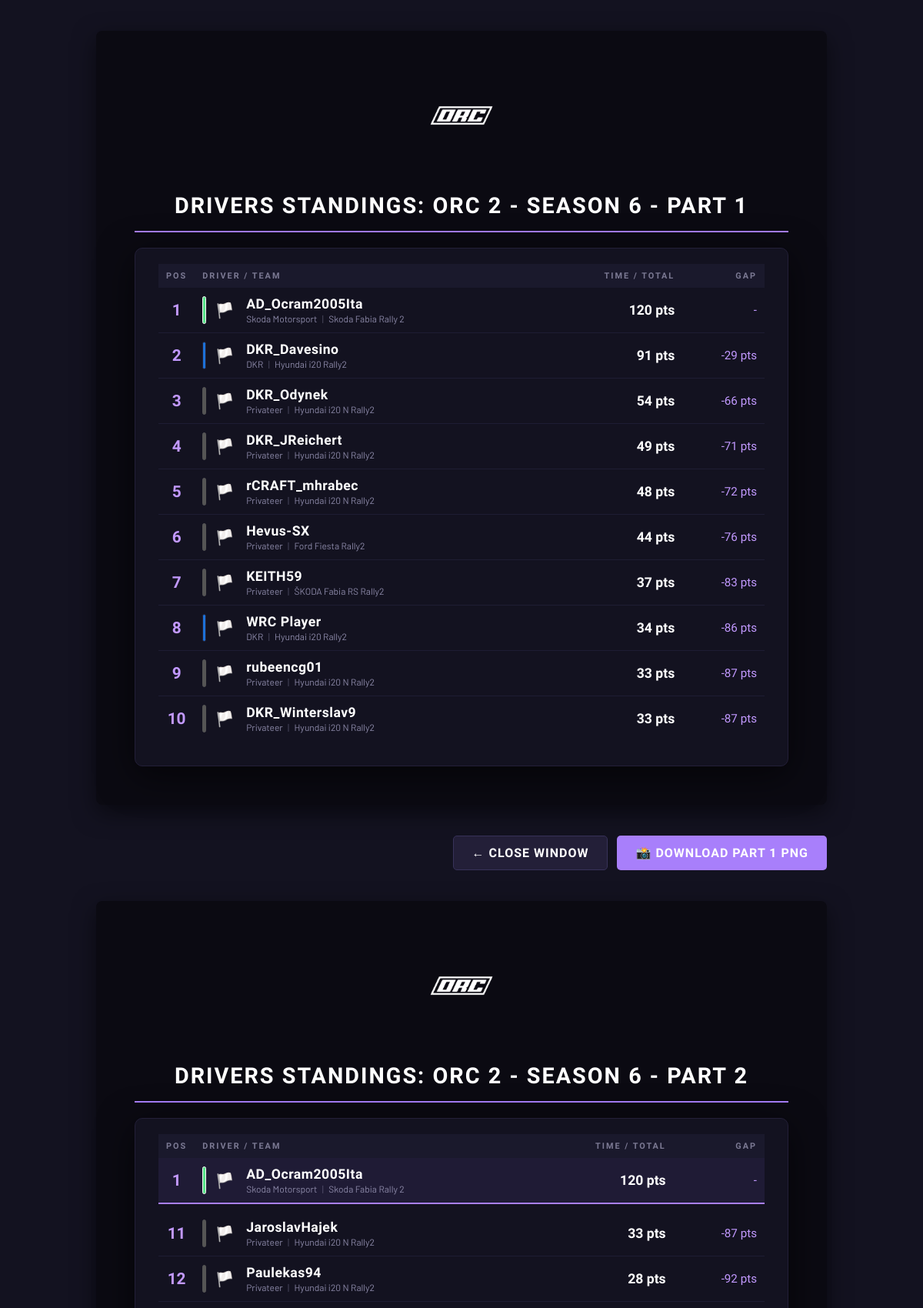
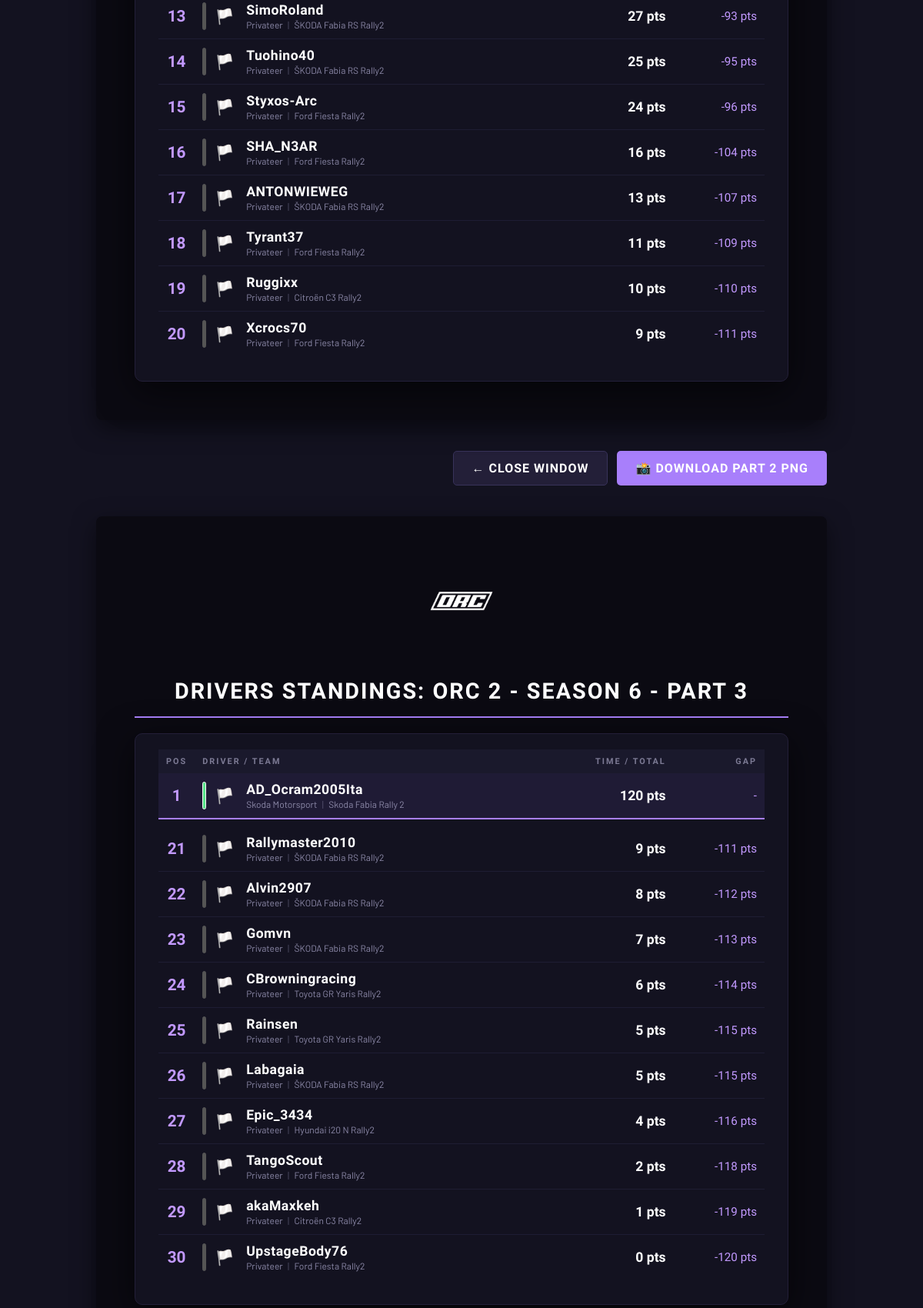
The page /c/1/render/championship (upper part) on the database its author committed (2 pictures, top to bottom).
### tables this page shows
CREATE TABLE drivers (
        id INTEGER PRIMARY KEY AUTOINCREMENT,
        champ_id INTEGER NOT NULL,
        discord_name TEXT NOT NULL,
        ea_nickname TEXT NOT NULL,
        team_id INTEGER,
        nationality TEXT DEFAULT '🏳️',
        number INTEGER,
        platform TEXT, car TEXT DEFAULT '',
        FOREIGN KEY (champ_id) REFERENCES championships (id) ON DELETE CASCADE,
        FOREIGN KEY (team_id) REFERENCES teams (id) ON DELETE SET NULL
    );

CREATE TABLE teams (
        id INTEGER PRIMARY KEY AUTOINCREMENT,
        champ_id INTEGER NOT NULL,
        name TEXT NOT NULL,
        car TEXT NOT NULL,
        color_hex TEXT DEFAULT '#FFFFFF',
        color_border_hex TEXT DEFAULT '#000000', is_factory INTEGER DEFAULT 0,
        FOREIGN KEY (champ_id) REFERENCES championships (id) ON DELETE CASCADE
    );

### main.py (the view)
@app.get("/c/{champ_id}/render/championship", response_class=HTMLResponse)
def render_championship(request: Request, champ_id: int):
    conn = get_db_connection(); champ = get_champ(conn, champ_id)
    participants_db = conn.execute("SELECT DISTINCT id FROM drivers WHERE champ_id = ?", (champ_id,)).fetchall()
    participant_ids = [row['id'] for row in participants_db]
    driver_points = calculate_driver_points(conn, champ_id)
    drivers_data = conn.execute("""
        SELECT d.id as d_id, d.discord_name, d.nationality, d.car as driver_car, d.team_id, t.name as team_name, t.car as team_car, t.is_factory, t.color_hex, t.color_border_hex
        FROM drivers d LEFT JOIN teams t ON d.team_id = t.id WHERE d.champ_id = ?
    """, (champ_id,)).fetchall()
    results_data = []
    for r in drivers_data:
        if r['d_id'] in participant_ids or r['d_id'] in driver_points:
            w = build_graphic_dict(r, None, 0)
            w['total_points'] = driver_points.get(r['d_id'], 0)
            results_data.append(w)
    results_data.sort(key=lambda x: x['total_points'], reverse=True)
    if results_data:
        leader_pts = results_data[0]['total_points']
        for i, w in enumerate(results_data):
            w['pos'] = i + 1; w['time'] = f"{w['total_points']} pts"
            w['gap'] = "-" if i == 0 else f"-{leader_pts - w['total_points']} pts"
            w['points'] = ""
    conn.close()
    return templates.TemplateResponse(request=request, name="render_table.html", context={
        "request": request, "pages": paginate_results(results_data), "title": f"DRIVERS STANDINGS: {champ['name']}", "show_points": False
    })

### templates/render_table.html (shortened to what this page needs)
<!DOCTYPE html>
<html lang="en">
<head>
</head>
<body>
{% macro render_driver_team(w) %}
    {{ w.team_name if w.team_name else 'Privateer' }} <span style="opacity: 0.5; margin: 0 4px;">|</span> {{ w.display_car }}
{% endmacro %}
{% for page in pages %}
<div class="gfx-page" id="graphic-{{ loop.index }}">
    <div class="logo-container">
        <img src="/assets/ORC_LOGO.png" alt="ORC Logo" style="max-height: 120px; width: auto; object-fit: contain;" onerror="this.style.display='none'">
    </div>
    <div class="gfx-header">
        <h1>{{ title }} - Part {{ loop.index }}</h1>
    </div>
    {% if show_points and loop.first and page|length >= 3 %}
        {% set d1 = page[0] %}
        {% set d2 = page[1] %}
        {% set d3 = page[2] %}
        <div class="podium-container">
            <div class="podium-place p-second">
                {% set dyn_style = 'style="background: linear-gradient(180deg, ' ~ (d2.color_hex if d2.color_hex else '#555') ~ ' 0%, #131220 100%); border-top: 4px solid ' ~ (d2.color_border_hex if d2.color_border_hex else '#333') ~ ';"' %}
                <div class="podium-card-bg" {{ dyn_style | safe }}></div>
                <div class="podium-content">
                    <span class="podium-pos">2</span>
                    <div class="podium-meta">
                        <span class="podium-nat">{{ d2.nationality }}</span>
                    </div>
                    <strong class="podium-name">{{ d2.discord_name }}</strong>
                    <span class="podium-team">{{ render_driver_team(d2) }}</span>
                    <div class="podium-points">
                        <span class="p-pts-lbl">PTS</span>
                        <span class="p-pts-val">{{ get_points_str(d2.points) }}</span>
                    </div>
                </div>
            </div>
            <div class="podium-place p-first">
                {% set dyn_style = 'style="background: linear-gradient(180deg, ' ~ (d1.color_hex if d1.color_hex else '#555') ~ ' 0%, #131220 100%); border-top: 4px solid ' ~ (d1.color_border_hex if d1.color_border_hex else '#333') ~ ';"' %}
                <div class="podium-card-bg" {{ dyn_style | safe }}></div>
                <div class="podium-content">
                    <span class="podium-pos">1</span>
                    <div class="podium-meta">
                        <span class="podium-nat">{{ d1.nationality }}</span>
                    </div>
                    <strong class="podium-name">{{ d1.discord_name }}</strong>
                    <span class="podium-team">{{ render_driver_team(d1) }}</span>
                    <div class="podium-points">
                        <span class="p-pts-lbl">PTS</span>
                        <span class="p-pts-val">{{ get_points_str(d1.points) }}</span>
                    </div>
                </div>
            </div>
            <div class="podium-place p-third">
                {% set dyn_style = 'style="background: linear-gradient(180deg, ' ~ (d3.color_hex if d3.color_hex else '#555') ~ ' 0%, #131220 100%); border-top: 4px solid ' ~ (d3.color_border_hex if d3.color_border_hex else '#333') ~ ';"' %}
                <div class="podium-card-bg" {{ dyn_style | safe }}></div>
                <div class="podium-content">
                    <span class="podium-pos">3</span>
                    <div class="podium-meta">
                        <span class="podium-nat">{{ d3.nationality }}</span>
                    </div>
                    <strong class="podium-name">{{ d3.discord_name }}</strong>
                    <span class="podium-team">{{ render_driver_team(d3) }}</span>
                    <div class="podium-points">
                        <span class="p-pts-lbl">PTS</span>
                        <span class="p-pts-val">{{ get_points_str(d3.points) }}</span>
                    </div>
                </div>
            </div>
        </div>
        {% set table_rows = page[3:] %}
    {% else %}
        {% set table_rows = page %}
    {% endif %}
    {% if table_rows or not loop.first %}
    <div class="gfx-table-container">
        <table class="gfx-table">
            <thead>
                <tr>
                    <th>Pos</th>
                    <th>Driver / Team</th>
                    <th style="text-align:right">Time / Total</th>
                    <th style="text-align:right">Gap</th>
                </tr>
            </thead>
            <tbody>
                {% if not loop.first and table_rows %}
                    {% set leader = table_rows[0] %}
                    <tr class="leader-row">
                        <td class="col-pos">1</td>
                        <td>
                            {% set leader_style = 'style="background: ' ~ (leader.color_hex if leader.color_hex else '#555') ~ '; border: 1px solid ' ~ (leader.color_border_hex if leader.color_border_hex else '#555') ~ ';"' %}
                            <div class="driver-cell">
                                <div class="color-bar" {{ leader_style | safe }}></div>
                                <div class="driver-meta">
                                    <span class="driver-nat">{{ leader.nationality }}</span>
                                </div>
                                <div>
                                    <strong class="driver-name">{{ leader.discord_name }}</strong>
                                    <span class="team-name">{{ render_driver_team(leader) }}</span>
                                </div>
                            </div>
                        </td>
                        <td class="col-time">{{ leader.time }}</td>
                        <td class="col-gap">-</td>
                    </tr>
                    <tr class="gap-row"><td colspan="{{ 5 if show_points else 4 }}"></td></tr>
                    {% set iterate_rows = table_rows[1:] %}
                {% else %}
                    {% set iterate_rows = table_rows %}
                {% endif %}
                {% for w in iterate_rows %}
                <tr>
                    <td class="col-pos">{{ w.pos }}</td>
                    <td>
                        {% set dyn_style = 'style="background: ' ~ (w.color_hex if w.color_hex else '#555') ~ '; border: 1px solid ' ~ (w.color_border_hex if w.color_border_hex else '#555') ~ ';"' %}
                        <div class="driver-cell">
                            <div class="color-bar" {{ dyn_style | safe }}></div>
                            <div class="driver-meta">
                                <span class="driver-nat">{{ w.nationality }}</span>
                            </div>
                            <div>
                                <strong class="driver-name">{{ w.discord_name }}</strong>
                                <span class="team-name">{{ render_driver_team(w) }}</span>
                            </div>
                        </div>
                    </td>
                    <td class="col-time">{{ w.time }}</td>
                    <td class="col-gap">{{ w.gap }}</td>
                </tr>
                {% endfor %}
            </tbody>
        </table>
    </div>
    {% endif %}
</div>
<div class="controls">
    <button class="btn btn-secondary" onclick="window.close()">← Close Window</button>
    <button class="btn btn-primary" data-idx="{{ loop.index }}" onclick="downloadPNG(this.getAttribute('data-idx'))">📸 Download Part {{ loop.index }} PNG</button>
</div>
{% endfor %}
</body>
</html>

### templates/render_table.html (style rules this page uses)
* { box-sizing: border-box; margin: 0; padding: 0; }
body { font-family: 'Barlow', sans-serif; background: #131220; color: white; display: flex; flex-direction: column; align-items: center; padding: 40px 20px; min-height: 100vh; }
.gfx-page { width: 950px; padding: 50px; background: #0b0a12; margin-bottom: 30px; position: relative; box-sizing: border-box; box-shadow: 0 10px 30px rgba(0,0,0,0.5); border-radius: 8px; }
.logo-container { display: flex; justify-content: center; align-items: center; margin-bottom: 30px; width: 850px; }
.gfx-header { display: flex; align-items: center; gap: 14px; margin-bottom: 20px; border-bottom: 2px solid #a87ffb; padding: 10px 0 16px 0; width: 850px; }
.gfx-header h1 { font-family: 'Barlow Condensed', sans-serif; font-size: 1.8rem; font-weight: 900; text-transform: uppercase; letter-spacing: 2px; color: #fff; flex: 1; text-align: center; }
.gfx-table-container { width: 850px; background: #131220; padding: 20px 30px 32px 30px; border-radius: 10px; box-shadow: 0 12px 48px rgba(0,0,0,0.6); border: 1px solid #231f38; }
.gfx-table { width: 100%; border-collapse: collapse; }
.gfx-table th { background: #1a192c; color: #7c7a94; padding: 9px 10px; text-align: left; font-size: 0.68rem; letter-spacing: 2px; text-transform: uppercase; font-weight: 600; font-family: 'Barlow Condensed', sans-serif; }
.gfx-table td { padding: 11px 10px; border-bottom: 1px solid #1e1d33; background: #131220; }
tr.leader-row td { background: #1f1b35 !important; border-bottom: 2px solid #a87ffb; }
tr.gap-row td { height: 10px; padding: 0; background: transparent !important; border: none; }
.gfx-table tr:last-child td { border-bottom: none; }
.col-pos { width: 36px; text-align: center; font-family: 'Barlow Condensed', sans-serif; font-size: 1.3rem; font-weight: 900; color: #c299ff; }
.driver-cell { display: flex; align-items: center; gap: 12px; }
.color-bar { width: 5px; height: 36px; border-radius: 3px; flex-shrink: 0; }
.driver-meta { display: flex; align-items: center; gap: 8px; margin-right: 4px; }
.driver-nat { font-size: 1.2rem; }
.driver-name { font-family: 'Barlow Condensed', sans-serif; font-size: 1.1rem; font-weight: 700; color: #fff; letter-spacing: 0.5px; display: block; }
.team-name { font-size: 0.75rem; color: #8c89a8; margin-top: 2px; display: block; }
.col-time { text-align: right; font-family: 'Barlow Condensed', sans-serif; font-size: 1.1rem; font-weight: 700; color: #fff; }
.col-gap { text-align: right; font-family: 'Barlow Condensed', sans-serif; font-size: 0.95rem; color: #c299ff; }
.controls { margin-top: 10px; margin-bottom: 40px; display: flex; flex-wrap: wrap; gap: 12px; width: 950px; justify-content: flex-end; }
.btn { font-family: 'Barlow Condensed', sans-serif; font-weight: 700; font-size: 1rem; letter-spacing: 1px; text-transform: uppercase; padding: 12px 24px; border: none; border-radius: 5px; cursor: pointer; color: white; transition: opacity 0.2s; }
.btn-primary { background: #a87ffb; }
.btn-secondary { background: #231f38; border: 1px solid #383259; }

### rows shown on the page
drivers: pos "1", nationality "🏳️", discord_name "AD_Ocram2005Ita", name "Skoda Motorsport", display_car "Skoda Fabia Rally 2", time "120 pts", gap "-", nationality "🏳️" "🏳️", discord_name "AD_Ocram2005Ita" "AD_Ocram2005Ita"
drivers: pos "2", nationality "🏳️", discord_name "DKR_Davesino", name "DKR", display_car "Hyundai i20 Rally2", time "91 pts", gap "-29 pts"
drivers: pos "3", nationality "🏳️", discord_name "DKR_Odynek", team_name "Privateer", display_car "Hyundai i20 N Rally2", time "54 pts", gap "-66 pts"
drivers: pos "4", nationality "🏳️", discord_name "DKR_JReichert", team_name "Privateer", display_car "Hyundai i20 N Rally2", time "49 pts", gap "-71 pts"
drivers: pos "5", nationality "🏳️", discord_name "rCRAFT_mhrabec", team_name "Privateer", display_car "Hyundai i20 N Rally2", time "48 pts", gap "-72 pts"
drivers: pos "6", nationality "🏳️", discord_name "Hevus-SX", team_name "Privateer", display_car "Ford Fiesta Rally2", time "44 pts", gap "-76 pts"
drivers: pos "7", nationality "🏳️", discord_name "KEITH59", team_name "Privateer", display_car "ŠKODA Fabia RS Rally2", time "37 pts", gap "-83 pts"
drivers: pos "8", nationality "🏳️", discord_name "WRC Player", name "DKR", display_car "Hyundai i20 Rally2", time "34 pts", gap "-86 pts"
drivers: pos "9", nationality "🏳️", discord_name "rubeencg01", team_name "Privateer", display_car "Hyundai i20 N Rally2", time "33 pts", gap "-87 pts"
drivers: pos "10", nationality "🏳️", discord_name "DKR_Winterslav9", team_name "Privateer", display_car "Hyundai i20 N Rally2", time "33 pts", gap "-87 pts"
teams: name "Skoda Motorsport" "Skoda Motorsport", display_car "Skoda Fabia Rally 2" "Skoda Fabia Rally 2"
drivers: pos "11", nationality "🏳️", discord_name "JaroslavHajek", team_name "Privateer", display_car "Hyundai i20 N Rally2", time "33 pts", gap "-87 pts"
drivers: pos "12", nationality "🏳️", discord_name "Paulekas94", team_name "Privateer", display_car "Hyundai i20 N Rally2", time "28 pts", gap "-92 pts"
drivers: pos "13", nationality "🏳️", discord_name "SimoRoland", team_name "Privateer", display_car "ŠKODA Fabia RS Rally2", time "27 pts", gap "-93 pts"
drivers: pos "14", nationality "🏳️", discord_name "Tuohino40", team_name "Privateer", display_car "ŠKODA Fabia RS Rally2", time "25 pts", gap "-95 pts"
drivers: pos "15", nationality "🏳️", discord_name "Styxos-Arc", team_name "Privateer", display_car "Ford Fiesta Rally2", time "24 pts", gap "-96 pts"
drivers: pos "16", nationality "🏳️", discord_name "SHA_N3AR", team_name "Privateer", display_car "Ford Fiesta Rally2", time "16 pts", gap "-104 pts"
drivers: pos "17", nationality "🏳️", discord_name "ANTONWIEWEG", team_name "Privateer", display_car "ŠKODA Fabia RS Rally2", time "13 pts", gap "-107 pts"
drivers: pos "18", nationality "🏳️", discord_name "Tyrant37", team_name "Privateer", display_car "Ford Fiesta Rally2", time "11 pts", gap "-109 pts"
drivers: pos "19", nationality "🏳️", discord_name "Ruggixx", team_name "Privateer", display_car "Citroën C3 Rally2", time "10 pts", gap "-110 pts"
drivers: pos "20", nationality "🏳️", discord_name "Xcrocs70", team_name "Privateer", display_car "Ford Fiesta Rally2", time "9 pts", gap "-111 pts"
drivers: pos "21", nationality "🏳️", discord_name "Rallymaster2010", team_name "Privateer", display_car "ŠKODA Fabia RS Rally2", time "9 pts", gap "-111 pts"
drivers: pos "22", nationality "🏳️", discord_name "Alvin2907", team_name "Privateer", display_car "ŠKODA Fabia RS Rally2", time "8 pts", gap "-112 pts"
drivers: pos "23", nationality "🏳️", discord_name "Gomvn", team_name "Privateer", display_car "ŠKODA Fabia RS Rally2", time "7 pts", gap "-113 pts"
drivers: pos "24", nationality "🏳️", discord_name "CBrowningracing", team_name "Privateer", display_car "Toyota GR Yaris Rally2", time "6 pts", gap "-114 pts"
drivers: pos "25", nationality "🏳️", discord_name "Rainsen", team_name "Privateer", display_car "Toyota GR Yaris Rally2", time "5 pts", gap "-115 pts"
drivers: pos "26", nationality "🏳️", discord_name "Labagaia", team_name "Privateer", display_car "ŠKODA Fabia RS Rally2", time "5 pts", gap "-115 pts"
drivers: pos "27", nationality "🏳️", discord_name "Epic_3434", team_name "Privateer", display_car "Hyundai i20 N Rally2", time "4 pts", gap "-116 pts"
drivers: pos "28", nationality "🏳️", discord_name "TangoScout", team_name "Privateer", display_car "Ford Fiesta Rally2", time "2 pts", gap "-118 pts"
drivers: pos "29", nationality "🏳️", discord_name "akaMaxkeh", team_name "Privateer", display_car "Citroën C3 Rally2", time "1 pts", gap "-119 pts"
drivers: pos "30", nationality "🏳️", discord_name "UpstageBody76", team_name "Privateer", display_car "Ford Fiesta Rally2", time "0 pts", gap "-120 pts"

### other values the page prints
{{ title }} "DRIVERS STANDINGS: ORC 2 - SEASON 6" "DRIVERS STANDINGS: ORC 2 - SEASON 6" "DRIVERS STANDINGS: ORC 2 - SEASON 6"
{{ leader.time }} "120 pts" "120 pts"
